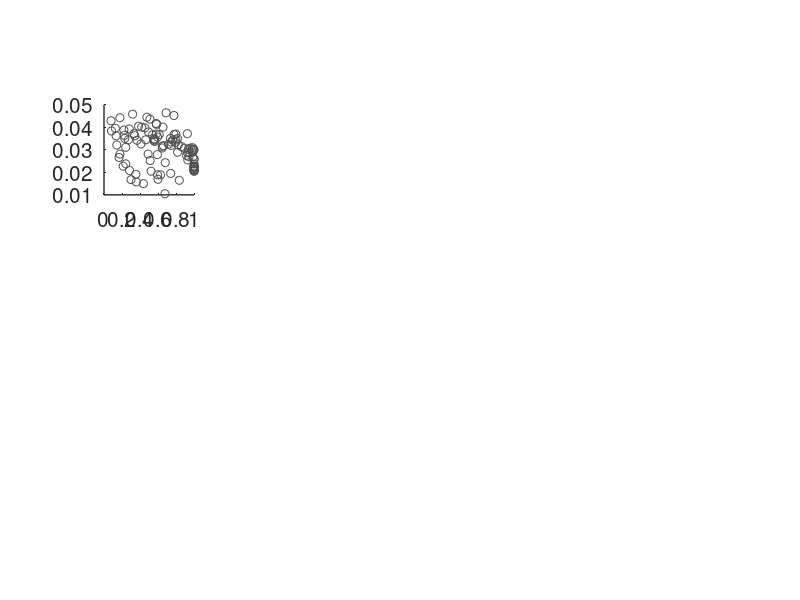

Source code (MATLAB): (Note: this script raises an error after producing the figure.)
% This script takes the fitting results from a1_modelFitting.m and checks
% parameter trade-offs by plotting fitted parameters between each other.

load("a1_modelFittingResults.mat")

%% plot free parameters in the exposure phase for one session, one subject

figure; hold on
set(gcf, 'Position', get(0, 'Screensize'));

combi = nchoosek(7:11,2);
n_combi = size(combi, 1);
n_col = max(factor(n_combi));
n_row = n_combi/n_col;

for i = 1:n_combi
    subplot(n_row, n_col, i); hold on
    set(gca, 'LineWidth', 1, 'FontSize', 15)
    axis square
    x = combi(i,1);
    y = combi(i,2);

    plot(model(1,1).estimatedP(:,x), model(1,1).estimatedP(:,y),'o','Color',[repmat(0.3, 1, 3)])
    [r, p] = corr(model(1,1).estimatedP(:,x), model(1,1).estimatedP(:,y));
    r2 = r^2;
    title(['r^2 = ' num2str(round(r2,2)) ', p = ' num2str(round(p,2))])
    xlabel(model(1,1).paraID{x})
    ylabel(model(1,1).paraID{y});

end